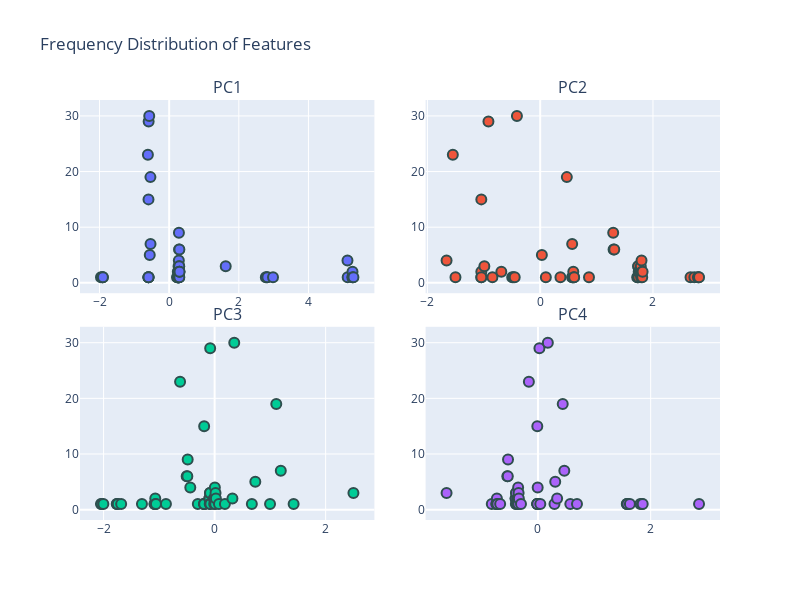

Notebook code for this chart:
### Code cell
draw_distribution(df_train_feat_scaled_pca)

### Figure 1 — Plotly figure (JSON) as saved in the notebook; plotly's stock layout.template omitted (floating-point values rounded to 4 significant figures)
{"data": [{"marker": {"line": {"color": "DarkSlateGrey", "width": 2}, "size": 10}, "mode": "markers", "name": "PC1", "type": "scatter", "x": [-1.959, -1.917, -1.908, -1.904, -0.6112, -0.594, -0.594, -0.594, -0.594, -0.594, -0.5897, -0.5726, -0.5575, -0.5388, -0.5355, 0.2265, 0.2397, 0.2456, 0.2481, 0.2549, 0.2556, 0.2583, 0.2645, 0.2688, 0.273, 0.2737, 0.2772, 0.2802, 0.2815, 0.283, 0.2845, 0.2857, 0.2872, 0.2889, 0.2899, 0.2915, 0.2929, 0.294, 0.2974, 1.624, 2.775, 2.805, 2.821, 2.982, 5.121, 5.126, 5.26, 5.265, 5.271, 5.292], "xaxis": "x", "y": [1, 1, 1, 1, 23, 1, 1, 15, 1, 1, 29, 30, 5, 19, 7, 1, 1, 1, 2, 1, 1, 1, 2, 3, 1, 1, 4, 9, 2, 1, 6, 1, 3, 3, 2, 1, 6, 2, 2, 3, 1, 1, 1, 1, 4, 1, 1, 2, 1, 1], "yaxis": "y"}, {"marker": {"line": {"color": "DarkSlateGrey", "width": 2}, "size": 10}, "mode": "markers", "name": "PC2", "type": "scatter", "x": [-1.66, -1.549, -1.502, -1.044, -1.044, -1.044, -1.044, -0.9904, -0.9178, -0.8472, -0.6893, -0.4965, -0.4759, -0.4518, -0.4126, 0.0295, 0.1002, 0.3588, 0.4724, 0.5659, 0.5671, 0.5744, 0.5833, 0.5872, 0.5974, 0.6025, 0.8653, 1.295, 1.301, 1.314, 1.72, 1.73, 1.737, 1.739, 1.743, 1.747, 1.752, 1.778, 1.784, 1.791, 1.797, 1.803, 1.81, 1.816, 2.666, 2.734, 2.797, 2.81, 2.817], "xaxis": "x2", "y": [4, 23, 1, 1, 2, 15, 1, 3, 29, 1, 2, 1, 1, 1, 30, 5, 1, 1, 19, 1, 7, 1, 1, 2, 1, 1, 1, 9, 6, 6, 1, 1, 3, 3, 1, 2, 2, 2, 3, 1, 4, 2, 1, 2, 1, 1, 1, 1, 1], "yaxis": "y2"}, {"marker": {"line": {"color": "DarkSlateGrey", "width": 2}, "size": 10}, "mode": "markers", "name": "PC3", "type": "scatter", "x": [-2.047, -2.034, -2.004, -1.763, -1.757, -1.745, -1.683, -1.309, -1.084, -1.079, -1.069, -1.065, -1.057, -0.8768, -0.6222, -0.5035, -0.4912, -0.4851, -0.4381, -0.3026, -0.1885, -0.1885, -0.1885, -0.1885, -0.1885, -0.09723, -0.09231, -0.08862, -0.08493, -0.08247, -0.08013, -0.07632, -0.01417, -0.008018, -0.001866, 0.004285, 0.01044, 0.01659, 0.02274, 0.07811, 0.1852, 0.3207, 0.3535, 0.6704, 0.733, 0.9983, 1.111, 1.192, 1.423, 2.5], "xaxis": "x3", "y": [1, 1, 1, 1, 1, 1, 1, 1, 1, 1, 2, 1, 1, 1, 23, 6, 6, 9, 4, 1, 1, 1, 15, 1, 1, 2, 2, 1, 3, 3, 29, 1, 2, 1, 2, 4, 1, 3, 2, 1, 1, 2, 30, 1, 5, 1, 19, 7, 1, 3], "yaxis": "y3"}, {"marker": {"line": {"color": "DarkSlateGrey", "width": 2}, "size": 10}, "mode": "markers", "name": "PC4", "type": "scatter", "x": [-1.622, -0.8196, -0.7388, -0.7355, -0.7287, -0.7262, -0.7202, -0.6708, -0.5441, -0.5356, -0.5314, -0.3984, -0.395, -0.3924, -0.3899, -0.3882, -0.384, -0.3646, -0.3604, -0.3562, -0.3519, -0.3477, -0.3435, -0.3392, -0.3012, -0.1613, -0.0116, -0.0116, -0.0116, -0.0116, -0.0116, -0.005012, 0.02582, 0.04176, 0.1755, 0.2932, 0.3064, 0.34, 0.4395, 0.4676, 0.5738, 0.6927, 1.576, 1.581, 1.589, 1.631, 1.816, 1.846, 1.859, 2.858], "xaxis": "x4", "y": [3, 1, 1, 1, 2, 1, 1, 1, 6, 6, 9, 2, 2, 1, 3, 3, 1, 2, 1, 2, 4, 1, 3, 2, 1, 23, 1, 15, 1, 1, 1, 4, 29, 1, 30, 1, 5, 2, 19, 7, 1, 1, 1, 1, 1, 1, 1, 1, 1, 1], "yaxis": "y4"}], "layout": {"annotations": [{"font": {"size": 16}, "showarrow": false, "text": "PC1", "x": 0.23, "xanchor": "center", "xref": "paper", "y": 1, "yanchor": "bottom", "yref": "paper"}, {"font": {"size": 16}, "showarrow": false, "text": "PC2", "x": 0.77, "xanchor": "center", "xref": "paper", "y": 1, "yanchor": "bottom", "yref": "paper"}, {"font": {"size": 16}, "showarrow": false, "text": "PC3", "x": 0.23, "xanchor": "center", "xref": "paper", "y": 0.46, "yanchor": "bottom", "yref": "paper"}, {"font": {"size": 16}, "showarrow": false, "text": "PC4", "x": 0.77, "xanchor": "center", "xref": "paper", "y": 0.46, "yanchor": "bottom", "yref": "paper"}], "height": 600, "showlegend": false, "title": {"text": "Frequency Distribution of Features"}, "width": 800, "xaxis": {"anchor": "y", "domain": [0, 0.46]}, "xaxis2": {"anchor": "y2", "domain": [0.54, 1]}, "xaxis3": {"anchor": "y3", "domain": [0, 0.46]}, "xaxis4": {"anchor": "y4", "domain": [0.54, 1]}, "yaxis": {"anchor": "x", "domain": [0.54, 1]}, "yaxis2": {"anchor": "x2", "domain": [0.54, 1]}, "yaxis3": {"anchor": "x3", "domain": [0, 0.46]}, "yaxis4": {"anchor": "x4", "domain": [0, 0.46]}}}
